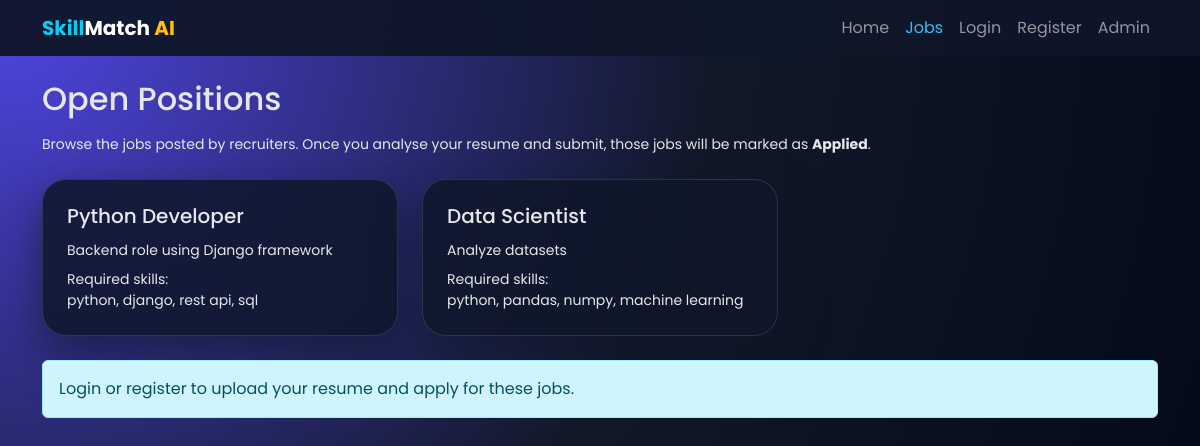
Screenshot of /jobs/ with the database file from the repository.
### core/models.py (models this page shows, shortened)
class Job(models.Model):
    title = models.CharField(max_length=100)
    required_skills = models.TextField()   # comma separated: python, django, sql
    description = models.TextField()
    created_by = models.ForeignKey(User, on_delete=models.CASCADE, null=True, blank=True)

### core/views.py (the view, shortened to what this page needs)
# urls.py: path("jobs/", views.job_list, name="job_list"),
def job_list(request):
    jobs = Job.objects.all()
    applied_job_ids = []
    return render(request, "job_list.html", {
        "jobs": jobs,
        "applied_job_ids": applied_job_ids,
    })

### core/templates/job_list.html (shortened to what this page needs)
{% extends "base.html" %}
{% block content %}
<h2 class="mb-3">Open Positions</h2>
<p class="text-slate-300 small mb-4">
  Browse the jobs posted by recruiters. Once you analyse your resume and submit,
  those jobs will be marked as <strong>Applied</strong>.
</p>
<div class="row g-4">
  {% for job in jobs %}
    <div class="col-md-6 col-lg-4">
      <div class="glass p-4 h-100 d-flex flex-column">
        <div class="d-flex justify-content-between align-items-start mb-2">
          <div>
            <h5 class="mb-1">{{ job.title }}</h5>
          </div>
        </div>
        {% if job.description %}
          <p class="small text-slate-300 mb-2">
            {{ job.description|truncatewords:25 }}
          </p>
        {% endif %}
        <p class="small mb-0">
          <span class="text-slate-400">Required skills:</span><br>
          {{ job.required_skills }}
        </p>
      </div>
    </div>
  {% empty %}
    <p class="text-slate-300">No jobs have been posted yet.</p>
  {% endfor %}
</div>
{% if not user.is_authenticated %}
  <div class="alert alert-info mt-4">
    Login or register to upload your resume and apply for these jobs.
  </div>
{% endif %}
{% endblock %}

### core/templates/base.html (style rules this page uses)
body { font-family: "Poppins", sans-serif; background: radial-gradient(circle at top left, #4f46e5 0, #111827 50%, #020617 100%); color: #e5e7eb; min-height: 100vh; }
.glass { background: rgba(15,23,42,0.85); border-radius: 24px; border: 1px solid rgba(148,163,184,0.2); box-shadow: 0 18px 45px rgba(15,23,42,0.65); }

### rows the page displays
Job: title "Python Developer", description "Backend role using Django framework", required_skills "python, django, rest api, sql"
Job: title "Data Scientist", description "Analyze datasets", required_skills "python, pandas, numpy, machine learning"
